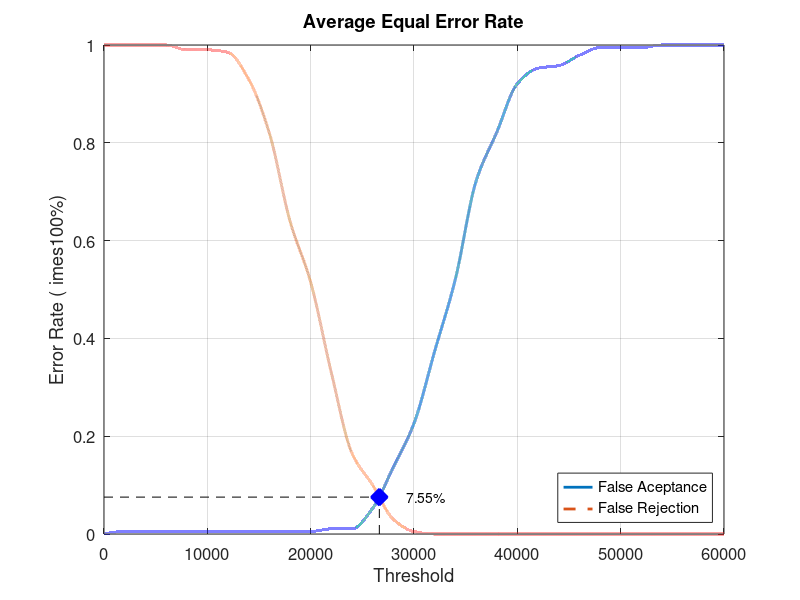
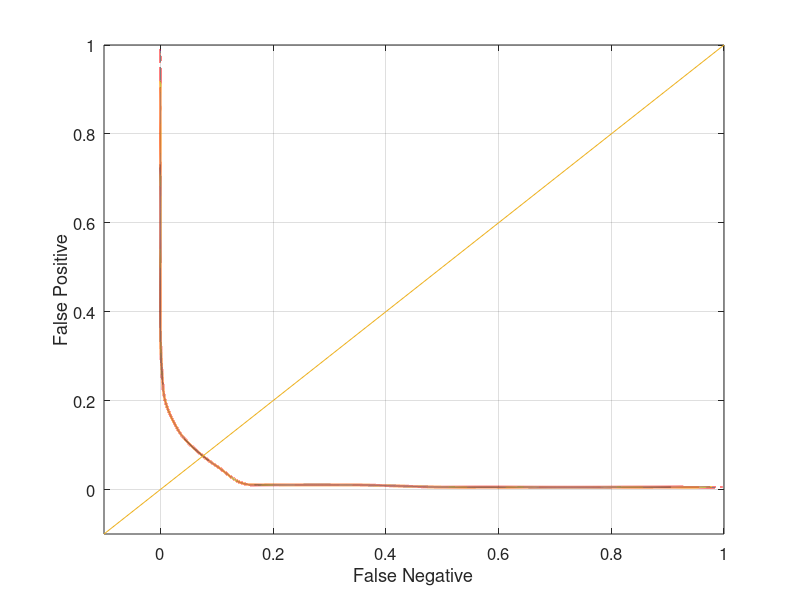

Reproduce these figures in MATLAB, in order.
close all;
clear;
clc;
x = 0:2000:60000;
xq = 0:0.5:60000;

y0 = [0 0.00526316 0.00526316 0.00526316 0.00526316 0.00526316 0.00526316 0.00526316 0.00526316 0.00526316 0.00526316 0.0105263 0.0105263 0.0526316 0.136842 0.226316 0.373684 0.521053 0.721053 0.821053 0.921053 0.952632 0.957895 0.978947 0.994737 0.994737 0.994737 1 1 1 1]
yy0 = interp1(x, y0, xq, 'pchip');
y1 = [1 1 1 1 0.99 0.99 0.985 0.93 0.82 0.64 0.515 0.33 0.165 0.1 0.03 0.005 0 0 0 0 0 0 0 0 0 0 0 0 0 0 0]
yy1 = interp1(x, y1, xq, 'pchip');

% Calculating EER: 
y2 = abs(y0 - y1);
find(y2 == min(y2))
yy2 = abs(yy0 - yy1);
xEER = find(yy2 == min(yy2));
xEERIndex = xq(xEER) % X-axis EER
yEER = yy0(xEER) % Y-axis EER

main = figure
plot(xq, yy0,'-','LineWidth', 2);	hold on
plot(xq, yy1,'--','LineWidth', 2);	hold on
plot([xEERIndex xEERIndex], [0 yEER], 'k--');	hold on
plot([0 xEERIndex], [yEER yEER], 'k--');	hold on
plot(xEERIndex, yEER, 'bx', 'LineWidth', 10);	hold on
text(xEERIndex + 10 * xEERIndex / 100, yEER, [num2str(round((10000 * yEER)) / 100) '%'])
legend('False Aceptance', 'False Rejection', 'Location', 'SouthEast')
xlabel('Threshold')
ylabel('Error Rate (	imes100%)')
title('Average Equal Error Rate')
set(gca, 'FontSize', 12)
axis([0 60000 0 1])
grid on

print(main, 'Database4_2Main', '-dpng');
FNRxFPR = figure('Color', [1 1 1]);
plot(yy1, yy0, '-', yy1, yy0, 'LineWidth', 2);
hold on
y = -0.1:0.1:1
plot(y, y); 
set(gca, 'FontSize', 12)
xlabel('False Negative')
ylabel('False Positive')
axis([-0.1 1 -0.1 1])
set(gca, 'FontSize', 12)
grid on

print(FNRxFPR, 'Database4_2FNRxFPR','-dpng');
